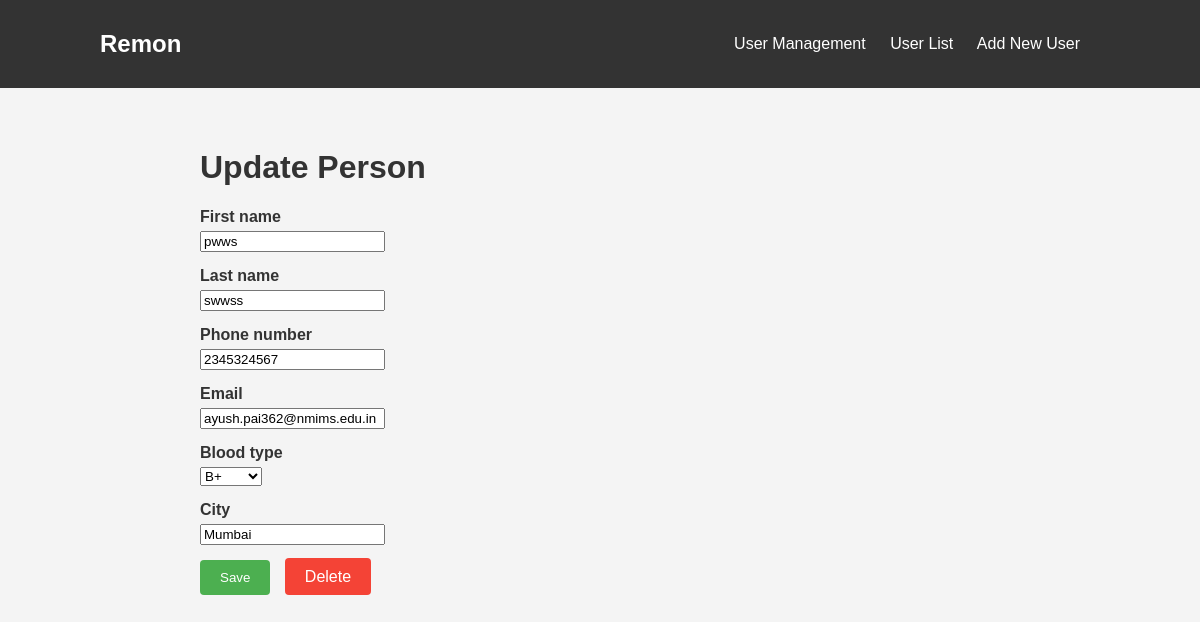
Page /person/update/11/ on the committed database.
### myapp/models.py (models this page shows, shortened)
class Person(models.Model):
    BLOOD_TYPES = [
        ('A+', 'A+'),
        ('A-', 'A-'),
        ('B+', 'B+'),
        ('B-', 'B-'),
        ('AB+', 'AB+'),
        ('AB-', 'AB-'),
        ('O+', 'O+'),
        ('O-', 'O-'),
    ]
    first_name = models.CharField(max_length=50)
    last_name = models.CharField(max_length=50)
    phone_number = models.CharField(max_length=20)
    email = models.EmailField()
    blood_type = models.CharField(max_length=3, choices=BLOOD_TYPES)
    city = models.CharField(max_length=100)

### myapp/views.py (the view)
# urls.py: path('person/update/<int:pk>/', views.person_update, name='person_update'),
def person_update(request, pk):
    person = Person.objects.get(pk=pk)
    form = LogForm(request.POST or None, instance=person)
    if request.method == 'POST' and form.is_valid():
        form.save()
        form = LogForm(instance=person)
    context = {'form': form}
    return render(request, 'person_form.html', context)

### myapp/forms.py
class LogForm(forms.ModelForm):
    class Meta:
        model = Person
        fields = '__all__'

### myapp/templates/person_form.html (shortened to what this page needs)
{% extends 'base.html' %}
{% block content %}
    <div style="max-width: 800px; margin: 0 auto; padding: 20px;">
        <h1 style="color: #333;">
            {% if form.instance.pk %}
                Update Person
            {% else %}
                Create Person
            {% endif %}
        </h1>
        <form method="post">
            {% for field in form %}
                <div style="margin-bottom: 15px;">
                    <label style="display: block; font-weight: bold; margin-bottom: 5px;">{{ field.label }}</label>
                    {{ field }}
                </div>
            {% endfor %}
            <button type="submit" style="background-color: #4CAF50; color: white; padding: 10px 20px; border: none; border-radius: 4px; cursor: pointer;">Save</button>
            {% if form.instance.pk %}
                <a href="{% url 'delete_person' form.instance.pk %}" style="background-color: #f44336; color: white; padding: 10px 20px; border: none; border-radius: 4px; text-decoration: none; margin-left: 10px;">Delete</a>
            {% endif %}
        </form>
    </div>
{% endblock %}

### myapp/templates/base.html (style rules this page uses)
body { font-family: Arial, sans-serif; margin: 0; padding: 0; background-color: #f4f4f4; color: #333; }

### rows in the picture
Person: form "pwws" "swwss" "2345324567" "ayush.pai362@nmims.edu.in" "B+" "Mumbai"

### other values in the picture
{{ field.label }} "First name" "Last name" "Phone number" "Email" "Blood type" "City"
